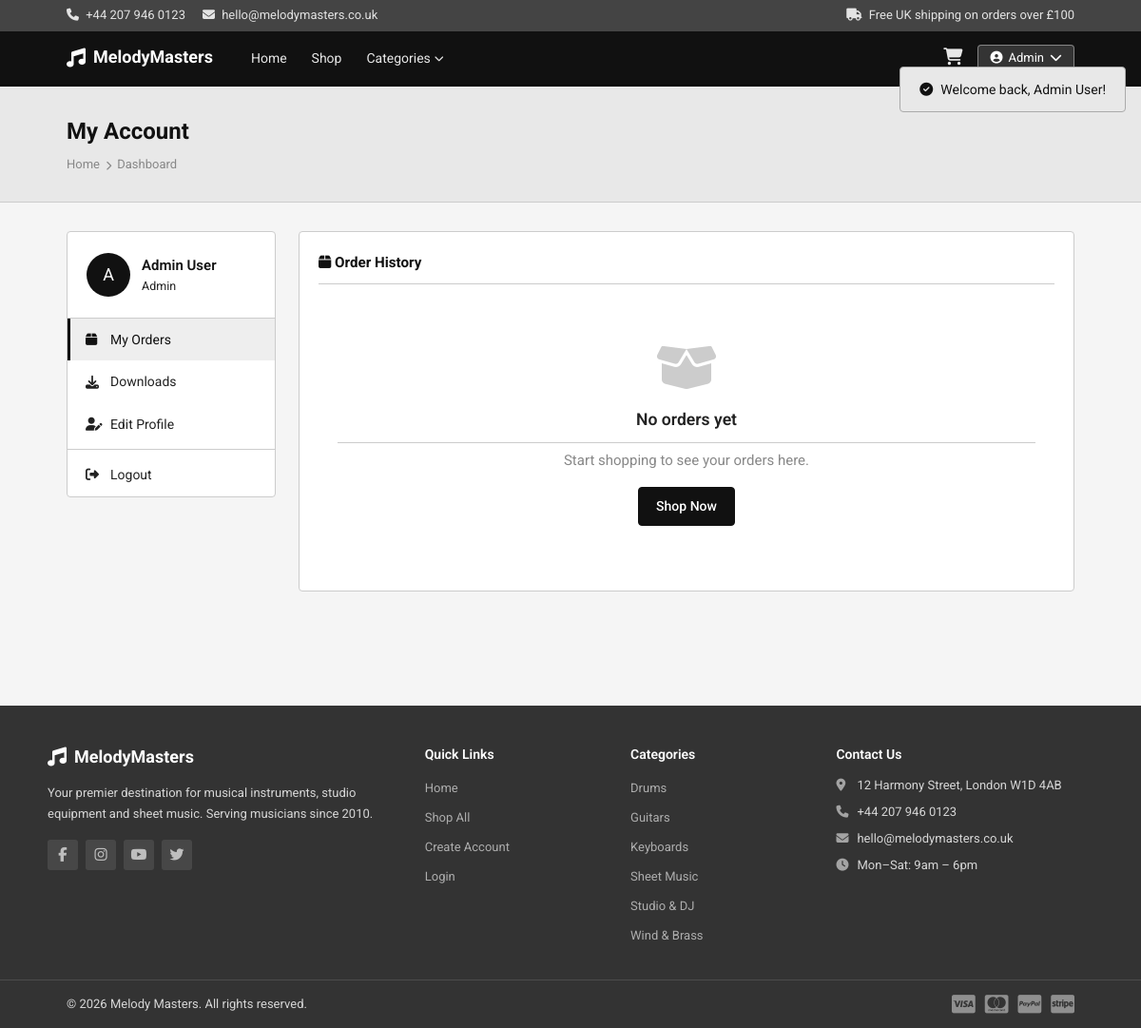
/dashboard.php (signed in), run on the app's committed database.
### tables this page shows
CREATE TABLE users (
    id INT AUTO_INCREMENT PRIMARY KEY,
    name VARCHAR(100) NOT NULL,
    email VARCHAR(150) NOT NULL UNIQUE,
    password VARCHAR(255) NOT NULL,
    role ENUM('guest','customer','staff','admin') NOT NULL DEFAULT 'customer',
    phone VARCHAR(20),
    address TEXT,
    created_at TIMESTAMP DEFAULT CURRENT_TIMESTAMP
);

CREATE TABLE categories (
    id INT AUTO_INCREMENT PRIMARY KEY,
    name VARCHAR(100) NOT NULL,
    slug VARCHAR(100) NOT NULL UNIQUE,
    description TEXT,
    image VARCHAR(255),
    created_at TIMESTAMP DEFAULT CURRENT_TIMESTAMP
);

### includes/auth.php (called while the page is built, shortened)
<?php
require_once __DIR__ . '/../config/database.php';
function isLoggedIn(): bool {
    return isset($_SESSION['user_id']);
}
function getUser(): ?array {
    return $_SESSION['user'] ?? null;
}

### config/database.php (called while the page is built, shortened)
<?php
function e(string $str): string {
    return htmlspecialchars($str, ENT_QUOTES, 'UTF-8');
}

### dashboard.php (the view, shortened to what this page needs)
<?php
require_once 'includes/auth.php';
$pdo  = getDB();
$uid  = $_SESSION['user_id'];
$tab = $_GET['tab'] ?? 'orders';
$orders = $pdo->prepare("SELECT * FROM orders WHERE user_id=? ORDER BY created_at DESC");
$orders->execute([$uid]);
$orders = $orders->fetchAll();
$profile = $pdo->prepare("SELECT * FROM users WHERE id=?");
$profile->execute([$uid]);
$profile = $profile->fetch();
require_once 'includes/header.php';
?>
<div class="page-banner">
    <div class="container">
        <h1>My Account</h1>
        <nav class="breadcrumb">
            <a href="index.php">Home</a><i class="fas fa-chevron-right"></i><span>Dashboard</span>
        </nav>
    </div>
</div>
<div class="container" style="padding-bottom:72px;">
<div class="dashboard-grid">
    <aside class="dashboard-sidebar">
        <div style="padding:22px 20px;border-bottom:1px solid var(--border);display:flex;align-items:center;gap:12px;">
            <div style="width:46px;height:46px;background:var(--primary);border-radius:50%;display:flex;align-items:center;justify-content:center;color:#fff;font-size:18px;flex-shrink:0;">
                <?= strtoupper($profile['name'][0]) ?>
            </div>
            <div>
                <div style="font-weight:600;font-size:15px;color:var(--dark);"><?= e($profile['name']) ?></div>
                <div style="font-size:12.5px;color:var(--grey);"><?= ucfirst($profile['role']) ?></div>
            </div>
        </div>
        <nav class="dash-nav">
            <a href="?tab=orders"    class="<?= $tab==='orders'?'active':'' ?>"><i class="fas fa-box"></i> My Orders</a>
            <a href="?tab=downloads" class="<?= $tab==='downloads'?'active':'' ?>"><i class="fas fa-download"></i> Downloads</a>
            <a href="?tab=profile"   class="<?= $tab==='profile'?'active':'' ?>"><i class="fas fa-user-edit"></i> Edit Profile</a>
            <div class="divider"></div>
            <a href="logout.php"><i class="fas fa-sign-out-alt"></i> Logout</a>
        </nav>
    </aside>
    <div class="dash-content">
        <?php if ($tab==='orders'): ?>
        <div class="dash-card">
            <h3><i class="fas fa-box" style="color:var(--primary)"></i> Order History</h3>
            <?php if (empty($orders)): ?>
            <div class="empty-state"><i class="fas fa-box-open"></i><h3>No orders yet</h3><p>Start shopping to see your orders here.</p><a href="shop.php" class="btn btn-primary mt-2">Shop Now</a></div>
            <?php endif; ?>
        </div>
        <?php endif; ?>
    </div>
</div>
</div>
<?php require_once 'includes/footer.php'; ?>

### includes/header.php (shortened to what this page needs)
<?php
require_once __DIR__ . '/../config/database.php';
require_once __DIR__ . '/auth.php';
$pdo = getDB();
$categories = $pdo->query("SELECT * FROM categories ORDER BY name")->fetchAll();
$user = getUser();
$currentPage = basename($_SERVER['PHP_SELF'], '.php');
?>
<!DOCTYPE html>
<html lang="en">
<head>
    <link rel="stylesheet" href="<?= BASE_URL ?>assets/css/style.css">
    <link rel="stylesheet" href="https://cdnjs.cloudflare.com/ajax/libs/font-awesome/6.5.1/css/all.min.css">
</head>
<body>
<div class="top-bar">
    <div class="container">
        <span><i class="fas fa-phone"></i> +44 207 946 0123</span>
        <span><i class="fas fa-envelope"></i> hello@melodymasters.co.uk</span>
        <span class="ms-auto"><i class="fas fa-truck"></i> Free UK shipping on orders over £100</span>
    </div>
</div>
<nav class="navbar" id="navbar">
    <div class="container nav-inner">
        <a href="<?= BASE_URL ?>index.php" class="logo">
            <i class="fas fa-music"></i>
            <span>Melody<strong>Masters</strong></span>
        </a>
        <ul class="nav-links" id="navLinks">
            <li><a href="<?= BASE_URL ?>index.php" class="<?= $currentPage==='index'?'active':'' ?>">Home</a></li>
            <li><a href="<?= BASE_URL ?>shop.php" class="<?= $currentPage==='shop'?'active':'' ?>">Shop</a></li>
            <li class="dropdown">
                <a href="#" class="<?= $currentPage==='shop'&&isset($_GET['cat'])?'active':'' ?>">
                    Categories <i class="fas fa-chevron-down"></i>
                </a>
            </li>
        </ul>
        <div class="nav-actions">
            <a href="<?= BASE_URL ?>cart.php" class="cart-icon" title="Cart">
                <i class="fas fa-shopping-cart"></i>
            </a>
            <?php if ($user): ?>
            <div class="user-dropdown">
                <button class="btn-user">
                    <i class="fas fa-user-circle"></i>
                    <span><?= e(explode(' ', $user['name'])[0]) ?></span>
                    <i class="fas fa-chevron-down"></i>
                </button>
            </div>
            <?php else: ?>
            <a href="<?= BASE_URL ?>login.php" class="btn btn-outline-nav">Login</a>
            <a href="<?= BASE_URL ?>register.php" class="btn btn-primary-nav">Register</a>
            <?php endif; ?>
        </div>
    </div>
</nav>
<?php if (isset($_SESSION['success'])): ?>
<div class="flash flash-success"><i class="fas fa-check-circle"></i> <?= e($_SESSION['success']) ?></div>
<?php endif; ?>
<main>

### includes/footer.php (shortened to what this page needs)
</main>
<footer class="footer">
    <div class="container footer-grid">
        <div class="footer-brand">
            <a href="<?= BASE_URL ?>index.php" class="logo logo-light">
                <i class="fas fa-music"></i>
                <span>Melody<strong>Masters</strong></span>
            </a>
            <p>Your premier destination for musical instruments, studio equipment and sheet music. Serving musicians since 2010.</p>
            <div class="social-links">
                <a href="#" aria-label="Facebook"><i class="fab fa-facebook-f"></i></a>
                <a href="#" aria-label="Instagram"><i class="fab fa-instagram"></i></a>
                <a href="#" aria-label="YouTube"><i class="fab fa-youtube"></i></a>
                <a href="#" aria-label="Twitter"><i class="fab fa-twitter"></i></a>
            </div>
        </div>
        <div class="footer-col">
            <h4>Quick Links</h4>
            <ul>
                <li><a href="<?= BASE_URL ?>index.php">Home</a></li>
                <li><a href="<?= BASE_URL ?>shop.php">Shop All</a></li>
                <li><a href="<?= BASE_URL ?>register.php">Create Account</a></li>
                <li><a href="<?= BASE_URL ?>login.php">Login</a></li>
            </ul>
        </div>
        <div class="footer-col">
            <h4>Categories</h4>
            <ul>
                <?php
                $cats = $pdo->query("SELECT * FROM categories ORDER BY name")->fetchAll();
                foreach ($cats as $c):
                ?>
                <li><a href="<?= BASE_URL ?>shop.php?cat=<?= e($c['slug']) ?>"><?= e($c['name']) ?></a></li>
                <?php endforeach; ?>
            </ul>
        </div>
        <div class="footer-col">
            <h4>Contact Us</h4>
            <ul class="contact-list">
                <li><i class="fas fa-map-marker-alt"></i> 12 Harmony Street, London W1D 4AB</li>
                <li><i class="fas fa-phone"></i> +44 207 946 0123</li>
                <li><i class="fas fa-envelope"></i> hello@melodymasters.co.uk</li>
                <li><i class="fas fa-clock"></i> Mon–Sat: 9am – 6pm</li>
            </ul>
        </div>
    </div>
    <div class="footer-bottom">
        <div class="container">
            <p>&copy; <?= date('Y') ?> Melody Masters. All rights reserved.</p>
            <div class="payment-icons">
                <i class="fab fa-cc-visa"></i>
                <i class="fab fa-cc-mastercard"></i>
                <i class="fab fa-cc-paypal"></i>
                <i class="fab fa-cc-stripe"></i>
            </div>
        </div>
    </div>
</footer>
</body>
</html>

### data on the page
users: name "Admin", name "A", name "Admin User", role "Admin"
categories: name "Drums"
categories: name "Guitars"
categories: name "Keyboards"
categories: name "Sheet Music"
categories: name "Studio & DJ"
categories: name "Wind & Brass"

### other printed values
$_SESSION['success'] "Welcome back, Admin User!"
